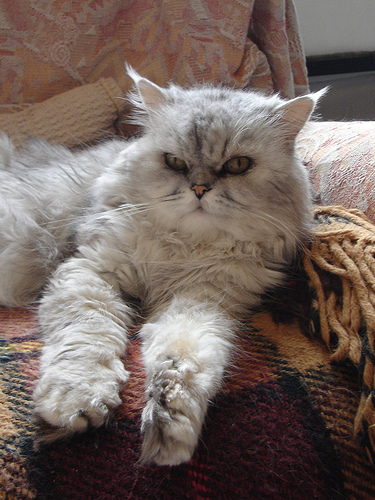
#> input picture DIP LAB FINAL/cat1.jpg, 375 x 500 px
$ jupyter execute 9.split_and_merge.ipynb
#> lines starting #> are read from the running program, lines starting #| are printed output that depends on the picture
[cell 1]
import numpy as np
import cv2 as cv
import matplotlib.pyplot as plt
img = cv.imread("cat1.jpg")
#> img is the input picture: shape (500, 375, 3); mean B, G, R 95.2, 101.7, 116.1
def split(img):
    img1 = img[:img.shape[0]//2, :img.shape[1]//2]
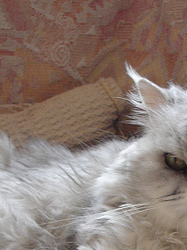
#> img1: shape (250, 187, 3); mean B, G, R 115.2, 123.3, 140
    img2 = img[:img.shape[0]//2, img.shape[1]//2:]
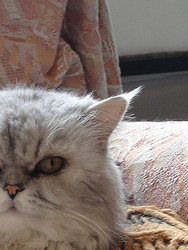
#> img2: shape (250, 188, 3); mean B, G, R 110.2, 117, 130.5
    img3 = img[img.shape[0]//2:, :img.shape[1]//2]
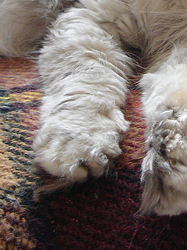
#> img3: shape (250, 187, 3); mean B, G, R 106, 110.6, 121.5
    img4 = img[img.shape[0]//2:, img.shape[1]//2:]
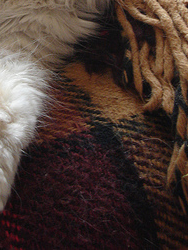
#> img4: shape (250, 188, 3); mean B, G, R 49.4, 56, 72.5
    return img1, img2, img3, img4
img1, img2, img3, img4 = split(img)
plt.subplot(2,2,1)
plt.imshow(img1, cmap='gray')
plt.axis("off")
plt.subplot(2,2,2)
plt.imshow(img2, cmap='gray')
plt.axis("off")
plt.subplot(2,2,3)
plt.imshow(img3, cmap='gray')
plt.axis("off")
plt.subplot(2,2,4)
plt.imshow(img4, cmap='gray')
plt.axis("off")
plt.show()
#> figure, not shown here; B, G, R data is drawn as R, G, B
img_merge = np.concatenate((np.concatenate((img1, img2), axis=1), np.concatenate((img3, img4), axis=1)), axis=0)
plt.imshow(img_merge, cmap='gray')
plt.axis('off')
plt.show()

$ run again, with DIP LAB FINAL/matched.jpg copied over DIP LAB FINAL/cat1.jpg
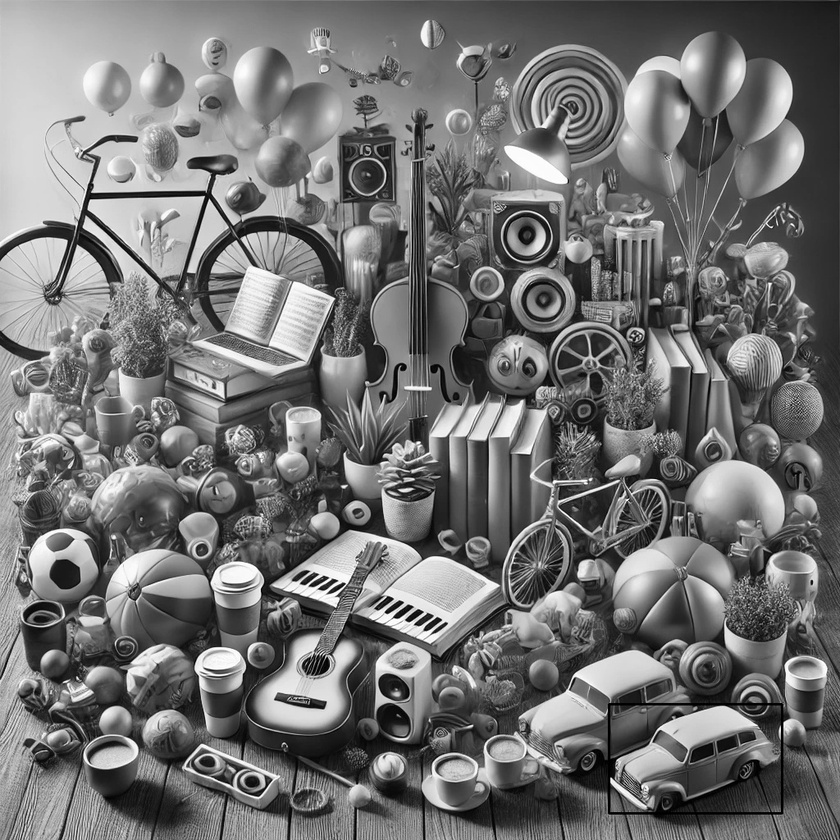
#> input picture DIP LAB FINAL/matched.jpg, 840 x 840 px, shrunk from 1024 x 1024 before the run
#> img is the input picture: shape (840, 840, 3); min 0, max 255, mean 114.5
#> in split, `img3 = img[img.shape[0]//2:, :img.shape[1]//2]`:
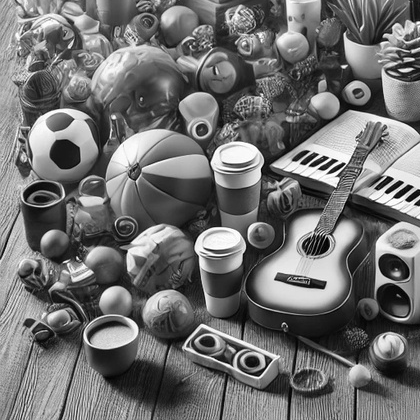
#> img3: shape (420, 420, 3); min 0, max 255, mean 111.9
#> in split, `img4 = img[img.shape[0]//2:, img.shape[1]//2:]`:
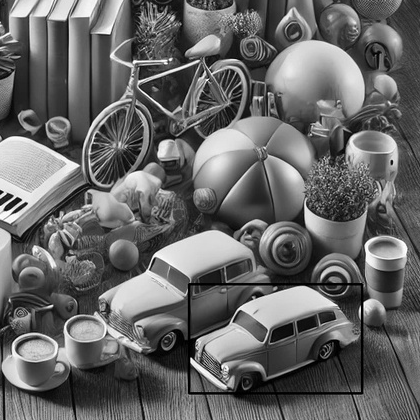
#> img4: shape (420, 420, 3); min 0, max 255, mean 103

$ run again, with DIP LAB FINAL/d10.png saved as DIP LAB FINAL/cat1.jpg
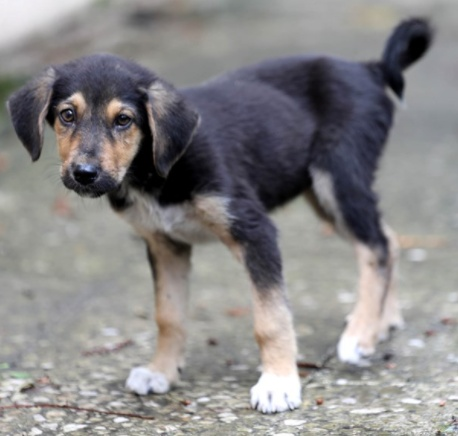
#> input picture DIP LAB FINAL/d10.png, 458 x 436 px
#> img is the input picture: shape (436, 458, 3); mean B, G, R 135.1, 134.4, 136.1
#> in split, `img3 = img[img.shape[0]//2:, :img.shape[1]//2]`:
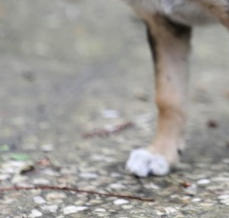
#> img3: shape (218, 229, 3); mean B, G, R 151.1, 155.6, 157.8
#> in split, `img4 = img[img.shape[0]//2:, img.shape[1]//2:]`:
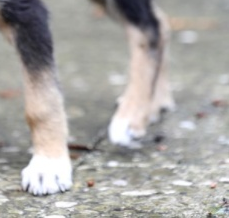
#> img4: shape (218, 229, 3); mean B, G, R 163.7, 166.4, 168.7

$ run again, with DIP LAB FINAL/image.png saved as DIP LAB FINAL/cat1.jpg
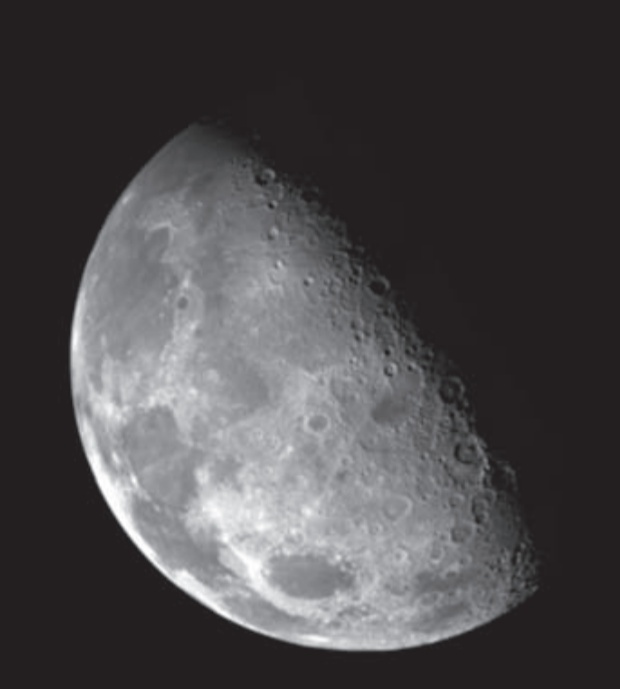
#> input picture DIP LAB FINAL/image.png, 620 x 689 px
#> img is the input picture: shape (689, 620, 3); mean B, G, R 74.6, 72.8, 74.9
#> in split, `img3 = img[img.shape[0]//2:, :img.shape[1]//2]`:
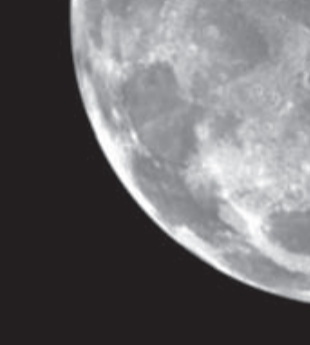
#> img3: shape (345, 310, 3); mean B, G, R 108.7, 106.4, 107.8
#> in split, `img4 = img[img.shape[0]//2:, img.shape[1]//2:]`:
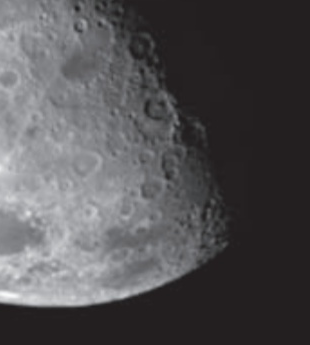
#> img4: shape (345, 310, 3); mean B, G, R 84.2, 82, 83.5
